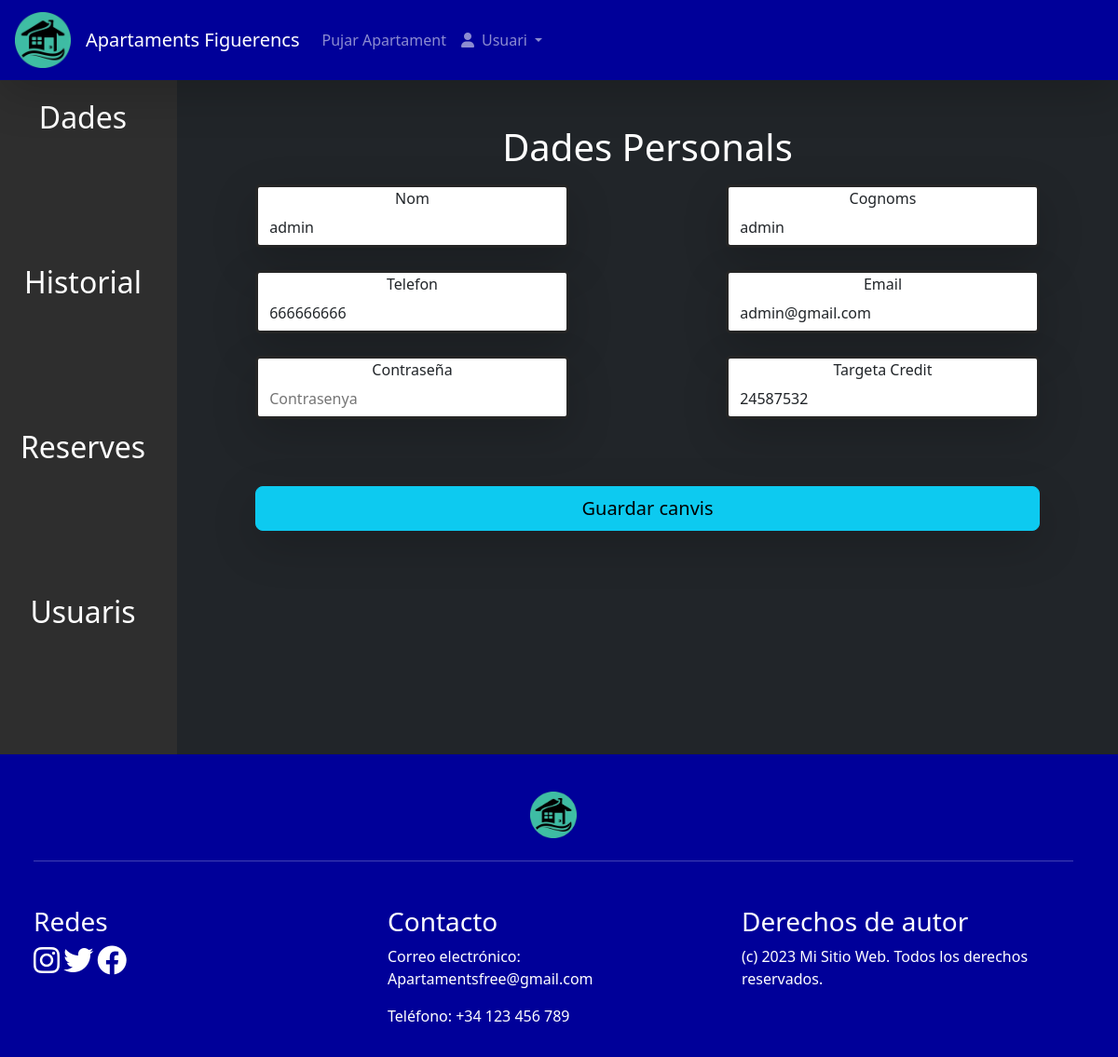
The app's page /index.php?r=user (signed in) with its own data.
### tables this page shows
CREATE TABLE `usuari` (
  `id` int(11) NOT NULL,
  `nom` varchar(150) NOT NULL,
  `cognom` varchar(150) NOT NULL,
  `email` varchar(150) NOT NULL,
  `telefon` int(9) NOT NULL,
  `pass` varchar(50) NOT NULL,
  `cv` int(13) NOT NULL,
  `rol` varchar(30) NOT NULL
);

### public/index.php (called while the page is built, shortened)
<?php
include "../src/controllers/user.php";
include "../src/Emeset/Container.php";
$request = new \Emeset\Request();
$response = new \Emeset\Response();
$container = new \Emeset\Container($config);
$r = '';
if(isset($_REQUEST["r"])){
   $r = $_REQUEST["r"];
}
if ($r == "login") {
    ctrlLogin($request, $response, $container);
} elseif ($r === "content") {
    $response = isLogged($request, $response, $container,"ctrlContent");
} elseif ($r == "register") {
    ctrlRegister($request, $response, $container);
} elseif ($r == "aptdata") {
    $AptId = $_REQUEST["AptId"];
    AptData($request, $response, $container, $AptId);
} elseif ($r == "user") {
    $response = isLogged($request, $response, $container,"ctrlUser");
} elseif ($r == "pujar") {
    $response = isLogged($request, $response, $container,"ctrlPujar");
} elseif ($r == "") {
    $response = isLogged($request, $response, $container, "ctrlIndex");
} elseif ($r == "dologin") {
    ctrlDoLogin($request, $response, $container);
} elseif ($r == "dologout") {
    ctrlDoLogout($request, $response, $container);
} elseif ($r == "doregister") {
    ctrlDoRegister($request, $response, $container);
} elseif ($r == "doreserva") {
    ctrlDoReserva($request, $response, $container);
} elseif ($r == "doupdate") {
    $response = isLogged($request, $response, $container,"ctrlDoUpdate");
} elseif ($r == "doupload") {
    $response = isLogged($request, $response, $container,"ctrlDoUpload");
} else {
    $response = isLogged($request, $response, $container,"ctrlError");
}
$response->response();

### src/models/Users.php (called while the page is built, shortened)
<?php
class Users {
    public $sql;
    public function __construct($sql){
        $this->sql = $sql;
    }
    public function getUserData($id){
        $stm = $this->sql->prepare("select * from usuari where id=:id;");
        $stm -> execute([':id' => $id]);
        $result = $stm->fetch(\PDO::FETCH_ASSOC);
        if($result){
            return $result;
        } else {
            return false;
        }
    }
}

### src/controllers/user.php (called while the page is built)
<?php
function ctrlUser($request, $response, $container){
    $userModel = $container->users();
    $userData = $userModel->getUserData($_SESSION["user"]["id"]);
    $resModel = $container->reserva();
    $resData = $resModel->getResData($_SESSION["user"]["id"]);
    $resObert = $resModel->getResDataObert($_SESSION["user"]["id"]);
    $nom = $userData["nom"];
    $cognom = $userData["cognom"];
    $telefon = $userData["telefon"];
    $correu = $userData["email"];
    $pass = $userData["pass"];
    $cv = $userData["cv"];
    $rol = $userData["rol"];
    $response->set("name", $nom);
    $response->set("lastname", $cognom);
    $response->set("number", $telefon);
    $response->set("email", $correu);
    $response->set("pass", $pass);
    $response->set("cv", $cv);
    $response->set("rol", $rol);
    $response->set("resData", $resData);
    $response->set("resObert", $resObert);
    $users = $userModel->getAll();
    $response->set("users", $users);
    $response->setTemplate("user.php");
    return $response;
}

### src/middleware/isLogged.php (called while the page is built, shortened)
<?php
function isLogged($request, $response, $container, $next){
    $response->set("email", $request->get("SESSION", "email"));
    $response = $next($request, $response, $container);
    return $response;
}

### src/emeset/container.php (called while the page is built, shortened)
<?php
class Container
{
    public $config = [];
    public $sql;
    public function __construct($config)
    {
        $this->config = $config;
        $this->sql = $this->db()->getConnection();
    }
    public function db(){
        return new \Apartaments\Db(
            $this->config["db"]["user"],
            $this->config["db"]["pass"],
            $this->config["db"]["db"],
            $this->config["db"]["host"]
        );
    }
    public function users()
    {
        return new \Apartaments\Users($this->sql);
    }
}

### src/models/Db.php (called while the page is built, shortened)
<?php
class Db {
    public $sql;
    public function __construct($user, $pass, $db, $host){
        $dsn = "mysql:dbname={$db};host={$host}";
        try {
            $this->sql = new \PDO($dsn, $user, $pass);
        } catch (\PDOException $e) {
            die('Ha fallat la connexió: ' . $e->getMessage());
        }
    }
    public function getConnection(){
        return $this->sql;
    }
}

### src/views/user.php (the view, shortened to what this page needs)
<!DOCTYPE html>
<html lang="en">
<head>
    <link rel="stylesheet" href="//code.jquery.com/ui/1.13.2/themes/base/jquery-ui.css">
    <link rel="stylesheet" href="https://cdn.jsdelivr.net/npm/bootstrap@5.3.2/dist/css/bootstrap.min.css">
    <link rel="stylesheet" href="https://cdnjs.cloudflare.com/ajax/libs/font-awesome/6.0.0-beta3/css/all.min.css">
    <link rel="stylesheet" href="https://cdn.datatables.net/1.13.7/css/jquery.dataTables.min.css" />
    <link rel="stylesheet" href="/css/style.css">
</head>
<body>
    <?php include("header.php"); ?>
<div id="userx" class="row me-0 bg-grey">
  <div class="col-md-2 text-white text-center">
      <p class="mt-3 fs-2" id="enlace-dades">Dades</p>
      <p class="mt-3 fs-2" id="enlace-historial">Historial</p>
      <p class="mt-3 fs-2" id="enlace-reserves">Reserves</p>
      <?php if($_SESSION["rol"] == "Administrador"){ ?>
        <p class="mt-3 fs-2" id="enlace-usuarios">Usuaris</p>
      <?php } ?>
  </div>
  <div class="col-md-10 bg-dark d-flex">
    <div id="contenido-dades">
      <h1 class="text-white mb-3 mt-5 text-center">Dades Personals</h1>
      <form action="index.php?r=doupdate" method="POST">
      <div class="row gx-6 gy-4 text-center justify-content-center">
            <div class="col-md-4 shadow-lg input-col">
                <label for="user-name">Nom</label>
                <input type="text" class="form-control-plaintext" id="user-name" name="user-name-update" placeholder="Nom" value="<?= $name ?>" required>
            </div>
            <div class="col-md-2"> </div>
            <div class="col-md-4 shadow-lg input-col">
                <label for="user-lastname">Cognoms</label>
                <input type="text" class="form-control-plaintext" id="user-lastname" name="user-lastname-update" placeholder="Cognoms" value="<?= $lastname; ?>" required>
            </div>
            <div class="col-md-4 shadow-lg input-col">
                <label for="user-number">Telefon</label>
                <input type="text" class="form-control-plaintext" id="user-number" name="user-number-update" placeholder="Numero de telefon" value="<?= $number; ?>" required>
            </div>
            <div class="col-md-2"> </div>
            <div class="col-md-4 shadow-lg input-col">
                <label for="user-email">Email</label>
                <input type="email" class="form-control-plaintext" id="user-email" name="user-email-update" placeholder="Correu electrònic" value="<?= $email; ?>" required>
            </div>
            <div class="col-md-4 shadow-lg input-col">
                <label for="user-pass">Contraseña</label>
                <input type="password" class="form-control-plaintext" id="user-pass" name="user-pass-update" placeholder="Contrasenya" required>
            </div>
            <div class="col-md-2"> </div>
            <div class="col-md-4 shadow-lg input-col">
                <label for="user-confpass">Targeta Credit</label>
                <input type="text" class="form-control-plaintext" id="user-confpass" name="user-cv-update" placeholder="Targeta de crèdit" value="<?= $cv; ?>" required>
            </div>
            <button type="submit" class="btn btn-info btn-lg btn-block shadow-lg col-md-10 mt-5">Guardar canvis</button>
        </form>
    </div>
  </div>
</div>
    <?php include("footer.php"); ?>
</body>
</html>

### public/css/style.css (style rules this page uses)
body { background-color:#2e2e2e ; min-height: 100vh; display: flex; flex-direction: column; }
.input-col { background-color: rgb(255, 255, 255); border-color: #252525; border-style: solid; border-radius: 5px; }
#enlace-dades, #enlace-historial, #enlace-reserves, #enlace-usuarios { margin-bottom: 129px; }
#contenido-dades, #contenido-historial, #contenido-reserves, #contenido-usuarios { display: none; }

### records on screen
usuari: user-number-update "666666666", user-email-update "admin@gmail.com", user-cv-update "24587532"
